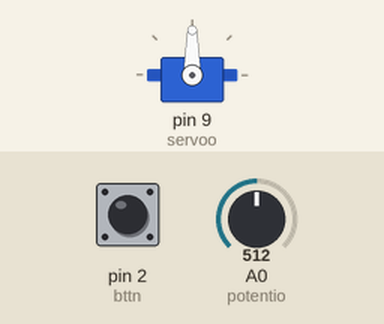
This sketch was run on a simulated Arduino Uno, built with avr-gcc and run on an emulated ATmega328P. On the bench: servo. Inputs (shaded band) come from the test bench; at power-on: pin 2 (bttn) HIGH, A0 (potentio) = 512.

Above: at 1.2 s.
1.3 s: pin 2 (bttn) pulled LOW for 0.15 s
At 6.9 s:
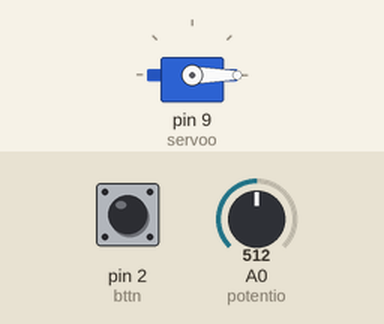
7.4 s: pin 2 (bttn) pulled LOW for 1 s
At 7.7 s:
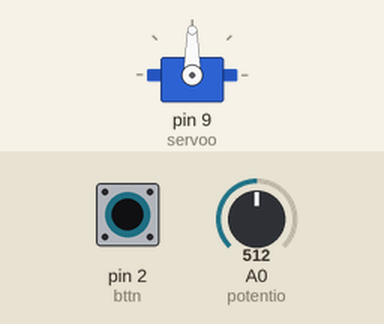
Timing chart, 0 to 13.9 s (numbered marks = the images above; inputs shaded):
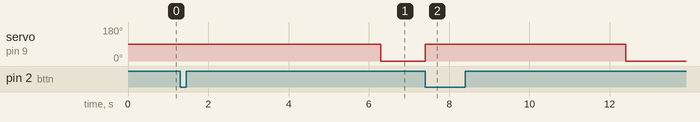

The sketch:

Tugas_Prak_MCU_9.3.ino
```cpp
#include <Servo.h>
Servo servoo;
const int potentioVal;
int potentio = A0;
int bttn = 2;
bool pintuTerbuka = false;
unsigned long time = 0;

void setup() {
  servoo.attach(9);
  pinMode(potentio, INPUT);
  pinMode(bttn, INPUT_PULLUP);
}

void loop() {
  int potentioVal = analogRead(potentioVal);
  int angle = map(potentioVal, 0, 1023, 0, 180);

  if (digitalRead(bttn) == LOW) {
    if (!pintuTerbuka) {
      pintuTerbuka = true;
      time = millis();
    }
    servoo.write(angle);
  } else {
    if (pintuTerbuka && millis() - time >= 5000) {
      pintuTerbuka = false;
      servoo.write(0);
    }
  }
}
```

Measured:
- after the input at 1.3 s, servo on pin 9 (servoo): 90° → 0° after 5.0 s
- after the input at 7.4 s, servo on pin 9 (servoo): 0° → 90° at once, → 0° 5.0 s later
